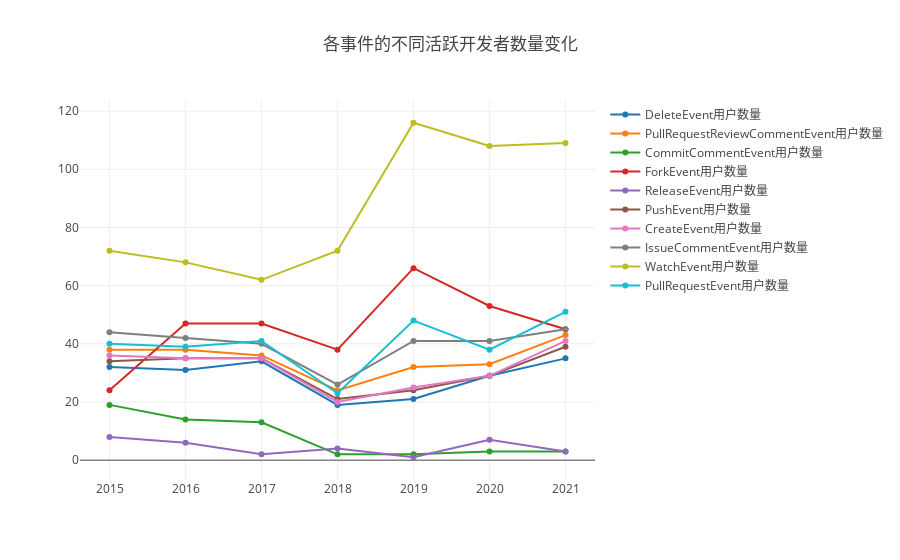

Here is the notebook cell this chart was saved with:
### Code cell
//各事件的不同活跃开发者数量变化
query(
    `select count(distinct actor_id) as number,type,toYear(created_at) as year from github_log.events
        where repo_id=22542759
        and year<2022
        group by year,type
        order by year`
).then(data=>{    
    var list_DeleteEvent=[],list_PullRequestReviewCommentEvent=[],list_CommitCommentEvent=[],list_ForkEvent=[],list_ReleaseEvent=[];
    var list_PushEvent=[],list_CreateEvent=[],list_IssueCommentEvent=[],list_WatchEvent=[],list_PullRequestEvent=[];
    var x_axis=[2015,2016,2017,2018,2019,2020,2021];
    data.forEach(item=>{
            switch(item.type){
                case 'DeleteEvent':list_DeleteEvent.push(Number(item.number));break;
                case 'PullRequestReviewCommentEvent':list_PullRequestReviewCommentEvent.push(Number(item.number));break;
                case 'CommitCommentEvent':list_CommitCommentEvent.push(Number(item.number));break;
                case 'ForkEvent':list_ForkEvent.push(Number(item.number));break;
                case 'ReleaseEvent':list_ReleaseEvent.push(Number(item.number));break;
                case 'PushEvent':list_PushEvent.push(Number(item.number));break;
                case 'CreateEvent':list_CreateEvent.push(Number(item.number));break;
                case 'IssueCommentEvent':list_IssueCommentEvent.push(Number(item.number));break;
                case 'WatchEvent':list_WatchEvent.push(Number(item.number));break;
                case 'PullRequestEvent':list_PullRequestEvent.push(Number(item.number));break;
            }
    });
    openDigger.render.plotly([{x: x_axis, y: list_DeleteEvent, mode: 'scatter', name: 'DeleteEvent用户数量'},
                             {x: x_axis, y: list_PullRequestReviewCommentEvent, mode: 'scatter', name: 'PullRequestReviewCommentEvent用户数量'},
                             {x: x_axis, y: list_CommitCommentEvent, mode: 'scatter', name: 'CommitCommentEvent用户数量'},
                             {x: x_axis, y: list_ForkEvent, mode: 'scatter', name: 'ForkEvent用户数量'},
                             {x: x_axis, y: list_ReleaseEvent, mode: 'scatter', name: 'ReleaseEvent用户数量'},
                             {x: x_axis, y: list_PushEvent, mode: 'scatter', name: 'PushEvent用户数量'},
                             {x: x_axis, y: list_CreateEvent, mode: 'scatter', name: 'CreateEvent用户数量'},
                             {x: x_axis, y: list_IssueCommentEvent, mode: 'scatter', name: 'IssueCommentEvent用户数量'},
                             {x: x_axis, y: list_WatchEvent, mode: 'scatter', name: 'WatchEvent用户数量'},
                             {x: x_axis, y: list_PullRequestEvent, mode: 'scatter', name: 'PullRequestEvent用户数量'}],
                             {title: '各事件的不同活跃开发者数量变化',xaxis: {type: 'category'}});
})

### Figure 1 — Plotly figure (JSON) as saved in the notebook; plotly's stock layout.template omitted (floating-point values rounded to 4 significant figures)
{"data": [{"mode": "scatter", "name": "DeleteEvent用户数量", "x": [2015, 2016, 2017, 2018, 2019, 2020, 2021], "y": [32, 31, 34, 19, 21, 29, 35]}, {"mode": "scatter", "name": "PullRequestReviewCommentEvent用户数量", "x": [2015, 2016, 2017, 2018, 2019, 2020, 2021], "y": [38, 38, 36, 24, 32, 33, 43]}, {"mode": "scatter", "name": "CommitCommentEvent用户数量", "x": [2015, 2016, 2017, 2018, 2019, 2020, 2021], "y": [19, 14, 13, 2, 2, 3, 3]}, {"mode": "scatter", "name": "ForkEvent用户数量", "x": [2015, 2016, 2017, 2018, 2019, 2020, 2021], "y": [24, 47, 47, 38, 66, 53, 45]}, {"mode": "scatter", "name": "ReleaseEvent用户数量", "x": [2015, 2016, 2017, 2018, 2019, 2020, 2021], "y": [8, 6, 2, 4, 1, 7, 3]}, {"mode": "scatter", "name": "PushEvent用户数量", "x": [2015, 2016, 2017, 2018, 2019, 2020, 2021], "y": [34, 35, 35, 21, 24, 29, 39]}, {"mode": "scatter", "name": "CreateEvent用户数量", "x": [2015, 2016, 2017, 2018, 2019, 2020, 2021], "y": [36, 35, 35, 20, 25, 29, 41]}, {"mode": "scatter", "name": "IssueCommentEvent用户数量", "x": [2015, 2016, 2017, 2018, 2019, 2020, 2021], "y": [44, 42, 40, 26, 41, 41, 45]}, {"mode": "scatter", "name": "WatchEvent用户数量", "x": [2015, 2016, 2017, 2018, 2019, 2020, 2021], "y": [72, 68, 62, 72, 116, 108, 109]}, {"mode": "scatter", "name": "PullRequestEvent用户数量", "x": [2015, 2016, 2017, 2018, 2019, 2020, 2021], "y": [40, 39, 41, 23, 48, 38, 51]}], "layout": {"autosize": true, "title": {"text": "各事件的不同活跃开发者数量变化"}, "xaxis": {"autorange": true, "range": [-0.3828, 6.383], "type": "category"}, "yaxis": {"autorange": true, "range": [-8.49, 125.5], "type": "linear"}}}
